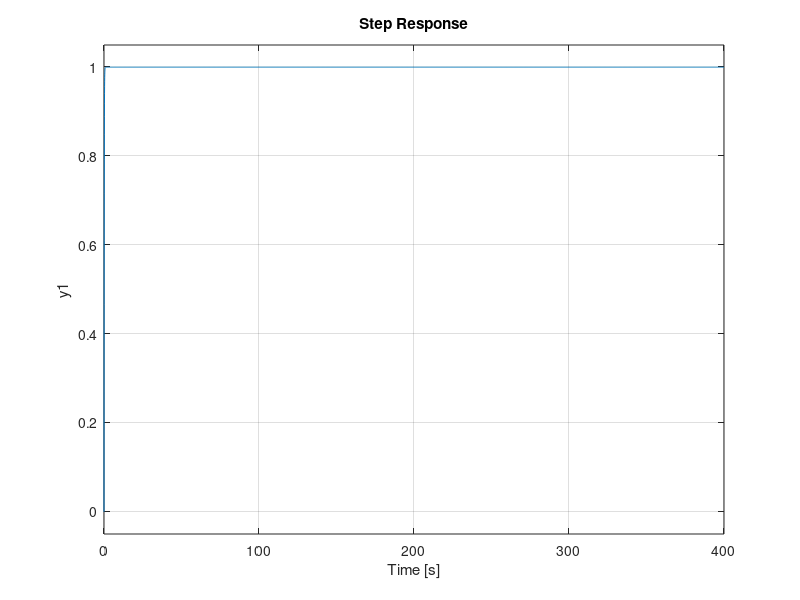

Reproduce this figure in MATLAB.
% TODO: find correct gains for everything
clear all; clc;

% Physical properties
m = 0.013; % kg
cp = 920;  % J / (kg * K)
kq = 0.1;  % heat loss (linearized)

plant = tf([0  1], ...
           [1, kq/(m*cp)])

% Control gains
kp = 100;
ki = 1e-2;
kd = -1e-2;

% Closed loop transfer function
closed_loop = tf([kd,         kp, ki], ...
                 [m*cp+kd, kq+kp, ki])

% simulate a step input
step(closed_loop)
